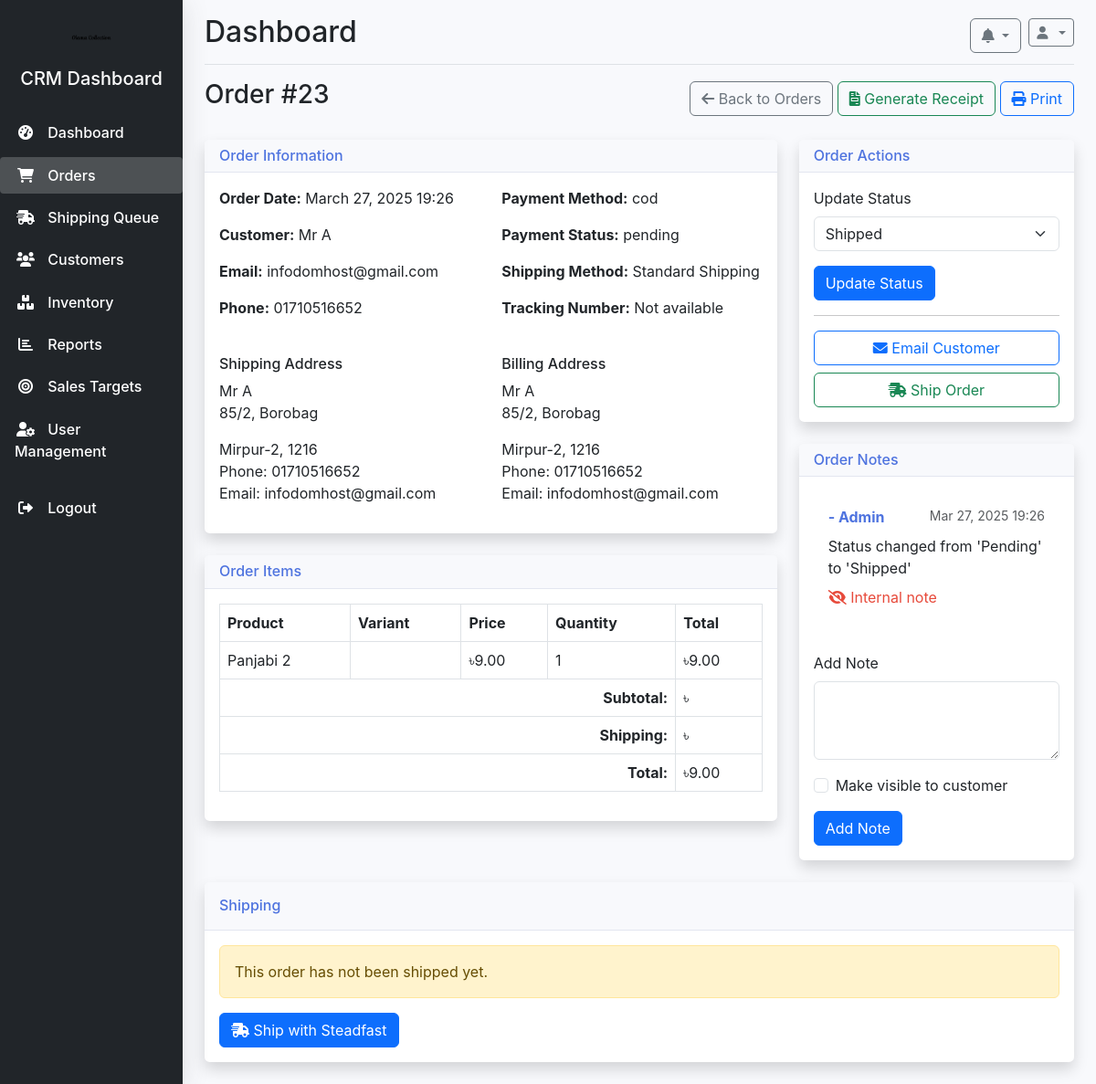
The app's page /crm/orders/23/ (signed in), older data.
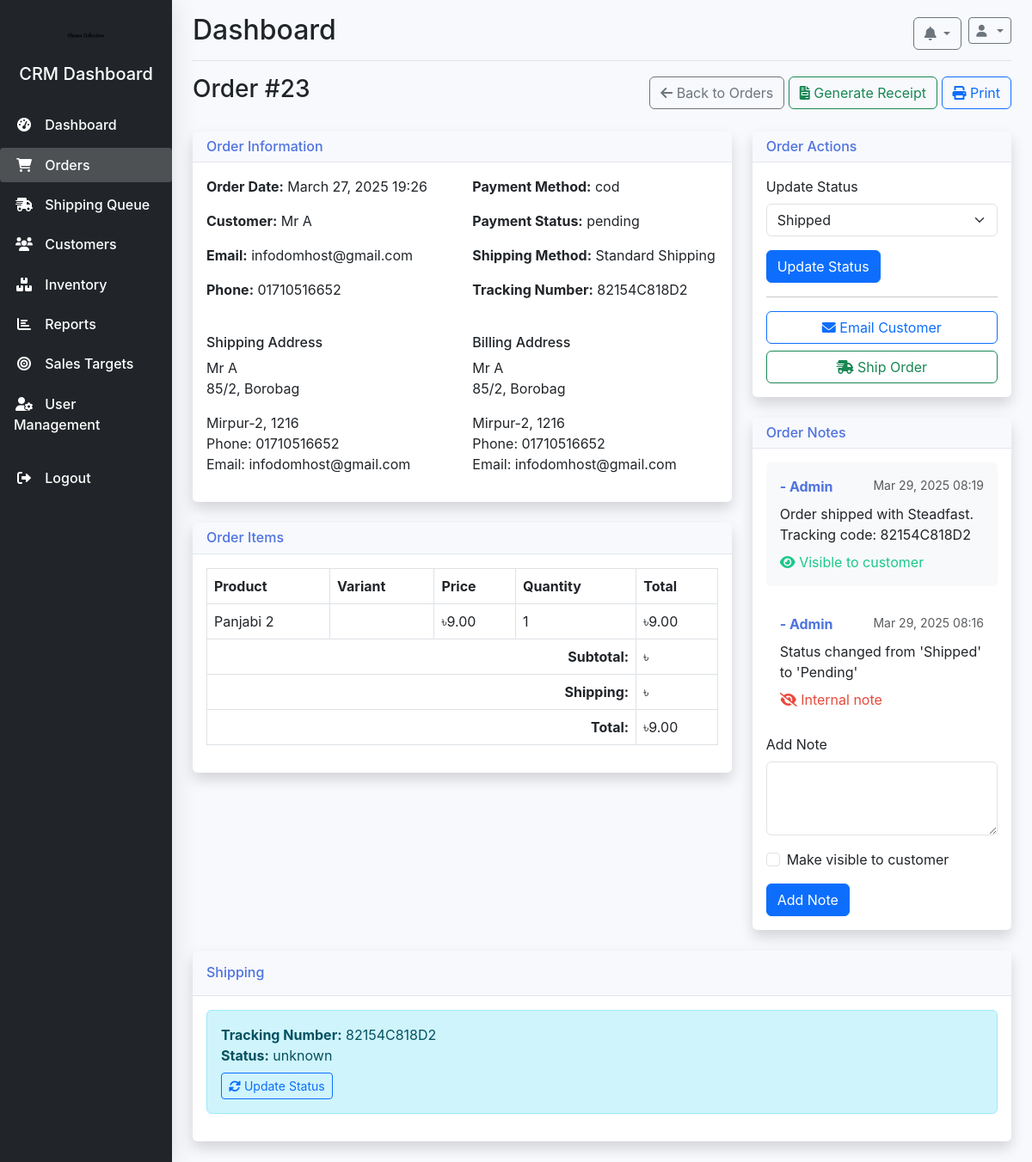
The same page, newer data.
### orders/models.py (models this page shows, shortened)
class Order(models.Model):
    order_number = models.CharField(max_length=20, unique=True, null=True, blank=True)
    customer = models.ForeignKey(User, on_delete=models.SET_NULL, related_name='orders', null=True, blank=True)
    shipping_address = models.TextField(null=True, blank=True)
    billing_address = models.TextField(blank=True, null=True)
    payment_method = models.CharField(max_length=50, null=True, blank=True)  # Made nullable
    payment_status = models.CharField(max_length=50, default='pending')
    total_amount = models.DecimalField(max_digits=10, decimal_places=2, null=True, blank=True)  # Made nullable
    created_at = models.DateTimeField(auto_now_add=True)
    updated_at = models.DateTimeField(auto_now=True)
    status = models.ForeignKey('crm.OrderStatus', on_delete=models.SET_NULL, null=True, blank=True)
    tracking_code = models.CharField(max_length=50, blank=True, null=True)
    consignment_id = models.CharField(max_length=50, blank=True, null=True)
    delivery_status = models.CharField(max_length=50, blank=True, null=True)
    inventory_updated = models.BooleanField(default=False)

class OrderItem(models.Model):
    order = models.ForeignKey(Order, on_delete=models.CASCADE, related_name='items')
    product = models.ForeignKey(Product, on_delete=models.SET_NULL, null=True, blank=True)  # Made nullable
    variant = models.ForeignKey(ProductVariant, on_delete=models.SET_NULL, null=True, blank=True)
    quantity = models.PositiveIntegerField(null=True, blank=True, default=1)  # Made nullable
    price = models.DecimalField(max_digits=10, decimal_places=2, null=True, blank=True)  # Made nullable
    @property
    def total_price(self):
        if self.price is None or self.quantity is None:
            return 0
        return self.price * self.quantity

### products/models.py (models this page shows, shortened)
class Product(models.Model):
    PRODUCT_TYPE_CHOICES = (
        ('simple', 'Simple Product'),
        ('variable', 'Variable Product')
    )
    name = models.CharField(max_length=255)
    slug = models.SlugField(unique=True)
    description = models.TextField()
    category = models.ForeignKey(Category, on_delete=models.CASCADE)
    price = models.DecimalField(max_digits=10, decimal_places=2)
    discount_price = models.DecimalField(max_digits=10, decimal_places=2, null=True, blank=True)
    is_featured = models.BooleanField(default=False)
    is_active = models.BooleanField(default=True)
    created_at = models.DateTimeField(auto_now_add=True)
    updated_at = models.DateTimeField(auto_now=True)
    product_type = models.CharField(max_length=10, choices=PRODUCT_TYPE_CHOICES, default='simple')
    stock_quantity = models.PositiveIntegerField(default=0, null=True, blank=True)
    sku = models.CharField(max_length=100, null=True, blank=True)

### crm/models.py (models this page shows, shortened)
class OrderNote(models.Model):
    order = models.ForeignKey('orders.Order', on_delete=models.CASCADE, related_name='crm_notes')
    user = models.ForeignKey(CRMUser, on_delete=models.SET_NULL, null=True, related_name='notes')
    note = models.TextField()
    created_at = models.DateTimeField(auto_now_add=True)
    is_customer_visible = models.BooleanField(default=False)
    class Meta:
        ordering = ['-created_at']

class CRMUser(models.Model):
    ROLE_CHOICES = (
        ('admin', _('Admin')),
        ('manager', _('Manager')),
        ('staff', _('Staff')),
    )
    user = models.OneToOneField(User, on_delete=models.CASCADE, related_name='crm_profile')
    role = models.CharField(max_length=20, choices=ROLE_CHOICES, default='staff')
    is_active = models.BooleanField(default=True)
    date_joined = models.DateTimeField(default=timezone.now)
    can_manage_orders = models.BooleanField(default=False)
    can_manage_inventory = models.BooleanField(default=False)
    can_view_reports = models.BooleanField(default=False)
    can_manage_customers = models.BooleanField(default=False)
    def __str__(self):
        return f"{self.user.get_full_name()} - {self.get_role_display()}"

class OrderStatus(models.Model):
    name = models.CharField(max_length=50)
    description = models.TextField(blank=True)
    color_code = models.CharField(max_length=7, default="#808080")  # Hex color code
    is_active = models.BooleanField(default=True)
    sort_order = models.PositiveSmallIntegerField(default=0)
    is_initial = models.BooleanField(default=False)
    is_processing = models.BooleanField(default=False)
    is_completed = models.BooleanField(default=False)
    is_cancelled = models.BooleanField(default=False)
    class Meta:
        verbose_name_plural = "Order Statuses"
        ordering = ['sort_order']

### crm/views.py (the view)
# urls.py: path('orders/<int:order_id>/', views.order_detail, name='order_detail'),
@crm_login_required
def order_detail(request, order_id):
    order = get_object_or_404(Order.objects.select_related('status', 'customer'), id=order_id)
    order_items = order.items.select_related('product', 'variant').all()
    subtotal = sum(item.quantity * item.price for item in order_items if item.quantity and item.price)
    shipping_cost = order.shipping_cost if hasattr(order, 'shipping_cost') else 0
    discount_amount = order.discount_amount if hasattr(order, 'discount_amount') else 0
    total = order.total_amount or (subtotal + shipping_cost - discount_amount)
    customer_info = {
        'name': 'Guest',
        'email': 'Not provided',
        'phone': 'Not provided'
    }
    if order.customer:
        customer_info = {
            'name': order.customer.get_full_name() or order.customer.username,
            'email': order.customer.email or 'Not provided',
            'phone': getattr(order.customer, 'phone', None) or
                     (order.customer.profile.phone_number if hasattr(order.customer, 'profile') else 'Not provided'),
            'joined': order.customer.date_joined
        }
    elif order.shipping_address:
        import re
        name_match = re.search(r'^([^\n]+)', order.shipping_address)
        email_match = re.search(r'Email: ([^\n]+)', order.shipping_address)
        phone_match = re.search(r'Phone: ([^\n]+)', order.shipping_address)
        if name_match:
            customer_info['name'] = name_match.group(1)
        if email_match:
            customer_info['email'] = email_match.group(1)
        if phone_match:
            customer_info['phone'] = phone_match.group(1)
    notes = OrderNote.objects.filter(order=order).select_related('user') if hasattr(order, 'crm_notes') else []
    statuses = OrderStatus.objects.filter(is_active=True).order_by('sort_order')
    context = {
        'order': order,
        'order_items': order_items,
        'customer_info': customer_info,
        'subtotal': subtotal,
        'shipping_cost': shipping_cost,
        'discount_amount': discount_amount,
        'total': total,
        'notes': notes,
        'statuses': statuses
    }
    return render(request, 'crm/orders/detail.html', context)

### core/context_processors.py (called while the page is built)
def site_settings(request):
    return {
        'site_name': get_site_config('site_name', 'Bangladesh E-commerce'),
        'site_logo': get_site_config('site_logo', '/static/img/default-logo.png'),
        'contact_email': get_site_config('contact_email', 'info@example.com'),
        'contact_phone': get_site_config('contact_phone', '+880xxxxxxxxx'),
    }

### core/utils.py (called while the page is built)
def get_site_config(name, default=None):
    try:
        config = SiteConfiguration.objects.get(name=name, active=True)
        if config.value:
            return config.value
        elif config.image:
            return config.image.url
        return default
    except SiteConfiguration.DoesNotExist:
        return default

### crm/templates/crm/orders/detail.html (shortened to what the changed rows need)
{% extends 'crm/base.html' %}
{% load static %}
{% block content %}
<div class="d-flex justify-content-between align-items-center mb-4">
    <h1 class="h3">Order #{{ order.id }}</h1>
    <div>
        <a href="{% url 'crm:order_list' %}" class="btn btn-outline-secondary">
        </a>
        <a href="{% url 'crm:generate_receipt' order.id %}" class="btn btn-outline-success">
        </a>
        <button type="button" class="btn btn-outline-primary" onclick="window.print();">
        </button>
    </div>
</div>
<div class="row">
    <div class="col-lg-8">
        <div class="card shadow mb-4">
            <div class="card-body">
                <div class="row mb-4">
                    <div class="col-md-6">
                            <p><strong>Order Date:</strong> {{ order.created_at|date:"F d, Y H:i" }}</p>
                            <p><strong>Customer:</strong> {{ customer_info.name }}</p>
                            <p><strong>Email:</strong> {{ customer_info.email }}</p>
                            <p><strong>Phone:</strong> {{ customer_info.phone }}</p>
                    </div>
                    <div class="col-md-6">
                        <p><strong>Payment Method:</strong> {{ order.payment_method }}</p>
                        <p><strong>Payment Status:</strong> {{ order.payment_status|default:"Unknown" }}</p>
                        <p><strong>Shipping Method:</strong> {{ order.shipping_method|default:"Standard Shipping" }}</p>
                        <p><strong>Tracking Number:</strong> {{ order.tracking_code|default:"Not available" }}</p>
                    </div>
                </div>
                <div class="row">
                    <div class="col-md-6">
                        <address>
                            {{ order.shipping_address|linebreaks }}
                        </address>
                    </div>
                    <div class="col-md-6">
                        <address>
                            {{ order.billing_address|default:order.shipping_address|linebreaks }}
                        </address>
                    </div>
                </div>
            </div>
        </div>
        <div class="card shadow mb-4">
            <div class="card-body">
                <div class="table-responsive">
                    <table class="table table-bordered">
                        <thead>
                            <tr>
                                <th>Product</th>
                                <th>Variant</th>
                                <th>Price</th>
                                <th>Quantity</th>
                                <th>Total</th>
                            </tr>
                        </thead>
                        <tbody>
                            {% for item in order.items.all %}
                            <tr>
                                <td>
                                    {{ item.product.name }}
                                </td>
                                <td>
                                </td>
                                <td>৳{{ item.price|floatformat:2 }}</td>
                                <td>{{ item.quantity }}</td>
                                <td>৳{{ item.total_price|floatformat:2 }}</td>
                            </tr>
                            {% endfor %}
                        </tbody>
                        <tfoot>
                            <tr>
                                <td colspan="4" class="text-end"><strong>Total:</strong></td>
                                <td>৳{{ order.total_amount|floatformat:2 }}</td>
                            </tr>
                        </tfoot>
                    </table>
                </div>
            </div>
        </div>
    </div>
    <div class="col-lg-4">
        <div class="card shadow mb-4">
            <div class="card-body">
                <form action="{% url 'crm:update_order_status' order.id %}" method="post">
                    <div class="mb-3">
                        <label for="status" class="form-label">Update Status</label>
                        <select class="form-select" id="status" name="status">
                            {% for status in statuses %}
                            <option value="{{ status.id }}" {% if order.status.id == status.id %}selected{% endif %}>
                                {{ status.name }}
                            </option>
                            {% endfor %}
                        </select>
                    </div>
                </form>
            </div>
        </div>
        <div class="card shadow mb-4">
            <div class="card-body">
                <div class="notes-container mb-3" style="max-height: 300px; overflow-y: auto;">
                    {% for note in notes %}
                    <div class="note mb-3 p-3 {% if note.is_customer_visible %}bg-light{% else %}bg-warning-light{% endif %} rounded">
                        <div class="d-flex justify-content-between">
                            <span class="text-primary fw-bold">{{ note.user }}</span>
                            <small class="text-muted">{{ note.created_at|date:"M d, Y H:i" }}</small>
                        </div>
                        <p class="mb-0 mt-2">{{ note.note }}</p>
                        {% if note.is_customer_visible %}
                        <div class="mt-2 text-success">
                            <i class="fas fa-eye"></i> Visible to customer
                        </div>
                        {% else %}
                        <div class="mt-2 text-danger">
                            <i class="fas fa-eye-slash"></i> Internal note
                        </div>
                        {% endif %}
                    </div>
                    {% empty %}
                    <p class="text-center">No notes yet</p>
                    {% endfor %}
                </div>
            </div>
        </div>
    </div>
</div>
<div class="card shadow mb-4">
    <div class="card-body">
        {% if order.tracking_code %}
            <div class="alert alert-info mb-3">
                <strong>Tracking Number:</strong> {{ order.tracking_code }}<br>
                <strong>Status:</strong> {{ order.delivery_status|default:"Unknown" }}
                <div class="mt-2">
                    <a href="{% url 'crm:check_delivery_status' order.id %}" class="btn btn-sm btn-outline-primary">
                        <i class="fas fa-sync-alt"></i> Update Status
                    </a>
                </div>
            </div>
        {% else %}
            <div class="alert alert-warning mb-3">
                This order has not been shipped yet.
            </div>
            <button type="button" class="btn btn-primary btn-block" data-bs-toggle="modal" data-bs-target="#shipOrderModal">
                <i class="fas fa-shipping-fast"></i> Ship with Steadfast
            </button>
        {% endif %}
    </div>
</div>
{% endblock %}

Row changes from the older to the newer data that the page shows:
no longer on this page (row unchanged): OrderNote: user "- Admin", created_at "Mar 27, 2025 19:26", note "Status changed from 'Pending' to 'Shipped'", is_customer_visible False (drawn)
changed Order "cod": tracking_code "Not available" → "82154C818D2"; tracking_code (not shown) → "82154C818D2"; delivery_status (not shown) → "unknown"
added OrderNote: user "- Admin", created_at "Mar 29, 2025 08:19", note "Order shipped with Steadfast. Tracking code: 82154C818D2", is_customer_visible True (drawn)
added OrderNote: user "- Admin", created_at "Mar 29, 2025 08:16", note "Status changed from 'Shipped' to 'Pending'", is_customer_visible False (drawn)
Text that changed along with them:
text no longer shown: "This order has not been shipped yet. Ship with Steadfast"
text now shown: "Tracking Number: Status: Update Status"
